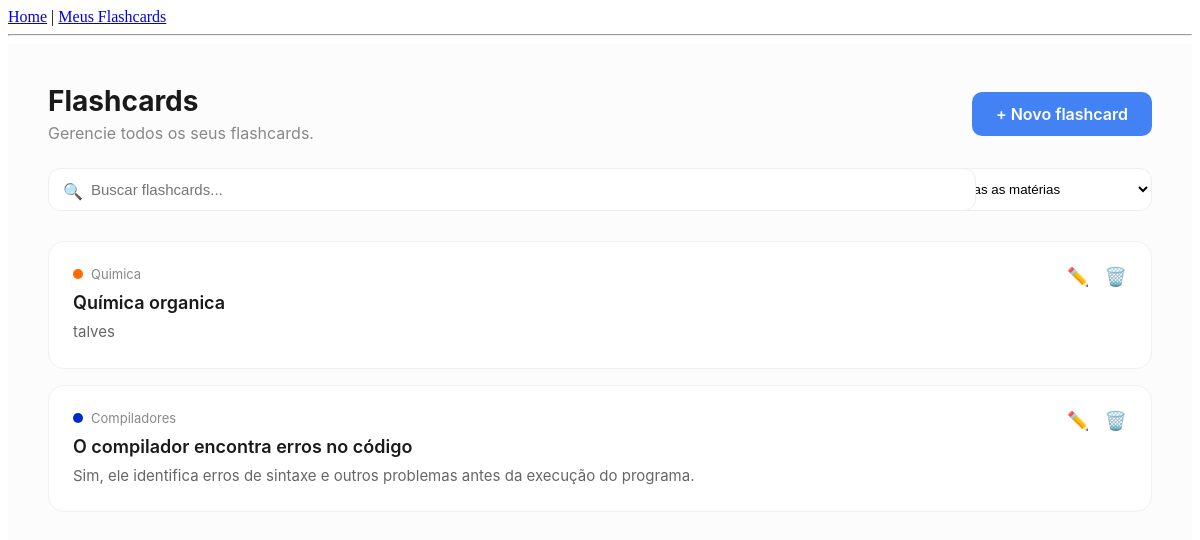
The app's page /flashcards/todos/ (signed in), older data.
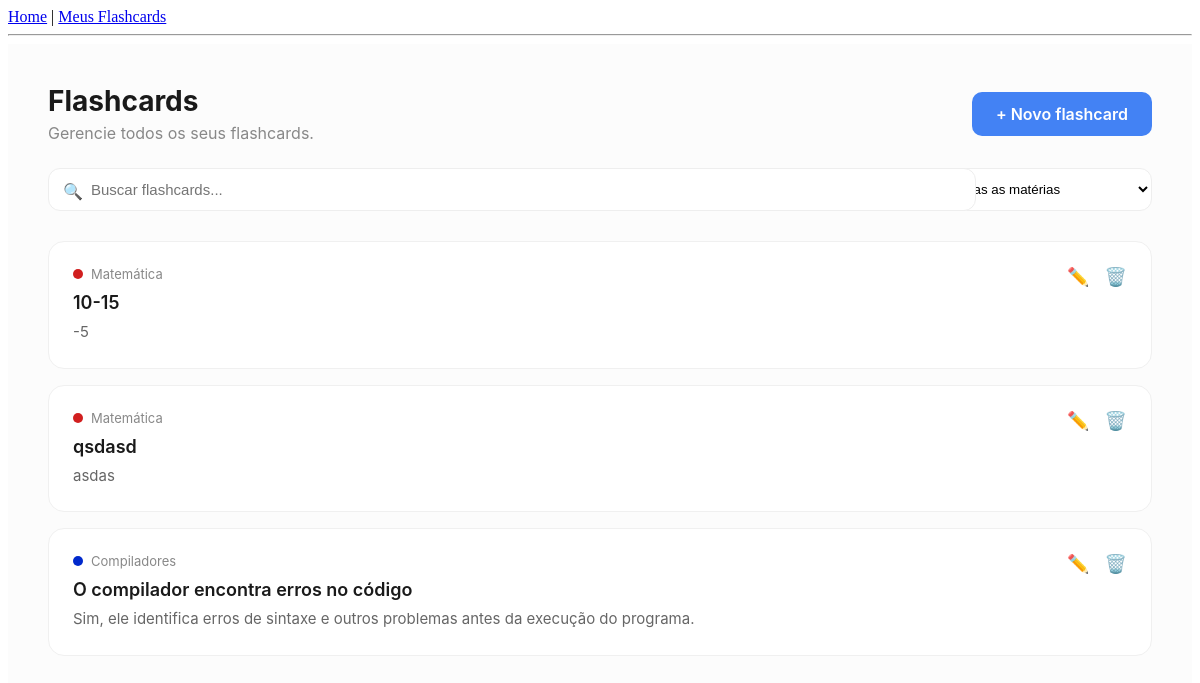
The same page, newer data.
### flashcards/models.py (models this page shows, shortened)
class Flashcard(models.Model):
    subject = models.ForeignKey(Subject, on_delete=models.CASCADE, related_name='cards')
    question = models.TextField() # Pergunta do card
    answer = models.TextField()   # Resposta do card
    next_review = models.DateField(auto_now_add=True) # Data da próxima revisão
    ease_factor = models.FloatField(default=2.5)      # Dificuldade do card
    interval = models.IntegerField(default=0)         # Dias até a próxima revisão

### subjects/models.py (models this page shows, shortened)
class Subject(models.Model):
    user = models.ForeignKey(User, on_delete=models.CASCADE) # Vincula ao usuário
    name = models.CharField(max_length=100) # Nome da matéria (ex: Física 3)
    created_at = models.DateTimeField(auto_now_add=True)
    color = models.CharField(max_length=7, default="#808080")

### flashcards/views.py (the view)
# urls.py: path('todos/', views.lista_flashcards, name='lista_flashcards'),
@login_required
def lista_flashcards(request):
    query = request.GET.get('q', '')
    materia_id = request.GET.get('materia', '')
    cards = Flashcard.objects.filter(subject__user=request.user)
    if query:
        cards = cards.filter(
            Q(question__icontains=query) | Q(answer__icontains=query)
        )
    if materia_id:
        cards = cards.filter(subject_id=materia_id)
    materias = Subject.objects.filter(user=request.user)
    return render(request, 'flashcards/lista_flashcards.html', {
        'cards': cards,
        'materias': materias,
        'query': query,
        'materia_selecionada': materia_id
    })

### flashcards/templates/flashcards/lista_flashcards.html (shortened to what this page needs)
{% extends "base.html" %}
{% block content %}
<div class="flashcards-page">
    <div class="page-header">
        <div>
            <h1>Flashcards</h1>
            <p>Gerencie todos os seus flashcards.</p>
        </div>
        <a href="{% url 'novo_flashcard_geral' %}" class="btn-primary">+ Novo flashcard</a>
    </div>
    <form method="GET" class="filter-container">
        <div class="search-box">
            <span class="search-icon">🔍</span>
            <input type="text" name="q" value="{{ query }}" class="search-input" placeholder="Buscar flashcards...">
        </div>
        <select name="materia" class="subject-select" onchange="this.form.submit()">
            <option value="">Todas as matérias</option>
        </select>
    </form>
    <div class="flashcard-list">
        {% for card in cards %}
        <div class="flashcard-card">
            <div>
                <div class="card-meta">
                    <div class="status-dot" style="background-color: {{ card.subject.color }};"></div>
                    {{ card.subject.name }}
                </div>
                <h3 class="card-question">{{ card.question }}</h3>
                <p class="card-answer">{{ card.answer }}</p>
            </div>
            <div class="card-actions">
                <a href="{% url 'editar_flashcard' card.id %}?origem=geral" class="action-link" title="Editar"> ✏️</a>
                <a href="{% url 'excluir_flashcard' card.id %}?origem=geral" class="action-link delete-hover">🗑️</a>
            </div>
        </div>
        {% empty %}
        <div style="text-align: center; padding: 60px; color: #999; background: white; border-radius: 16px; border: 1px dashed #eee;">
            <p>Nenhum flashcard encontrado. Tente buscar por outro termo ou matéria.</p>
        </div>
        {% endfor %}
    </div>
</div>
{% endblock %}

Row changes from the older to the newer data that the page shows:
removed Flashcard: subject.name "Quimica", question "Química organica", answer "talves"
added Flashcard: subject.name "Matemática", question "10-15", answer "-5"
added Flashcard: subject.name "Matemática", question "qsdasd", answer "asdas"
